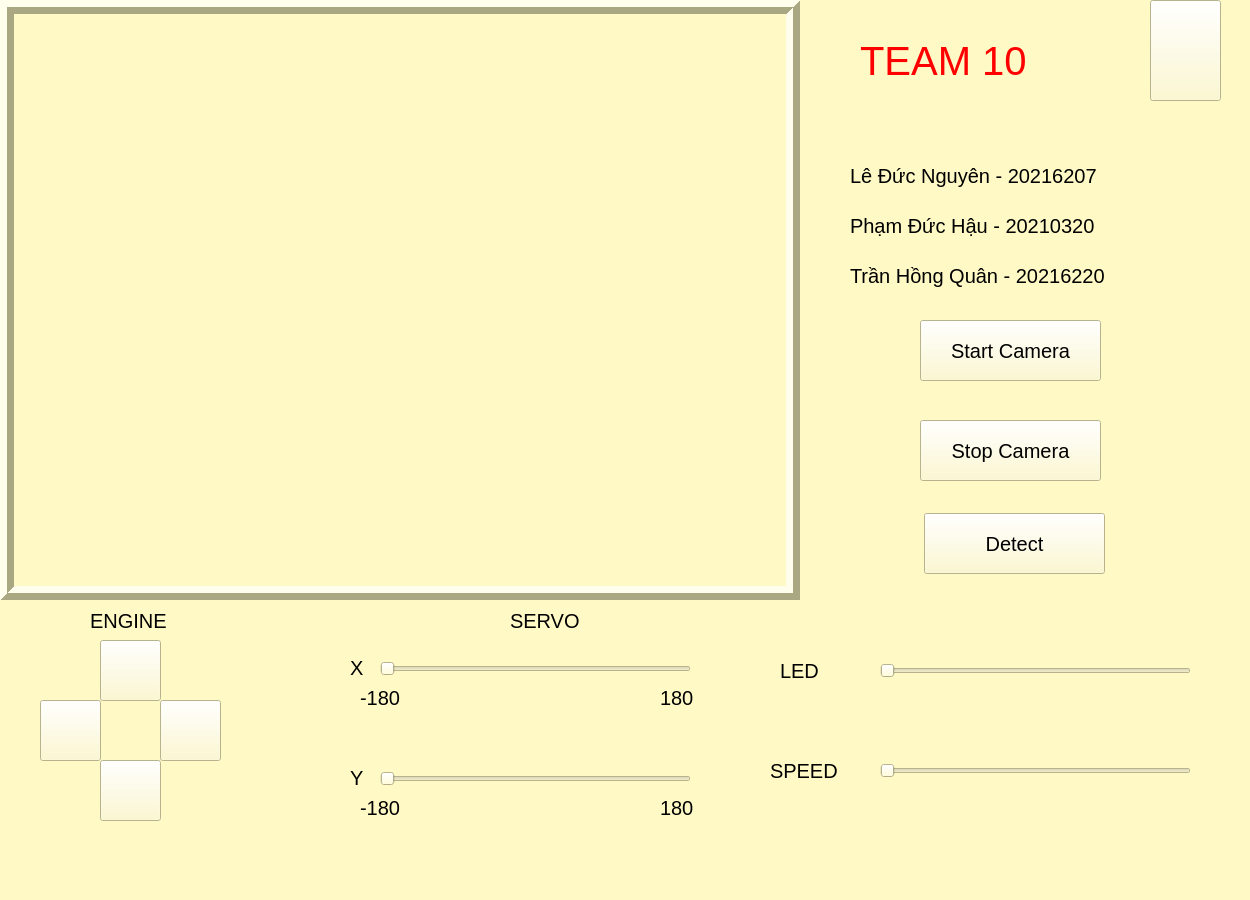
<?xml version="1.0" encoding="UTF-8"?>
<ui version="4.0">
 <class>MainWindow</class>
 <widget class="QMainWindow" name="MainWindow">
  <property name="geometry">
   <rect>
    <x>0</x>
    <y>0</y>
    <width>1250</width>
    <height>900</height>
   </rect>
  </property>
  <property name="mouseTracking">
   <bool>false</bool>
  </property>
  <property name="windowTitle">
   <string>MainWindow</string>
  </property>
  <property name="styleSheet">
   <string notr="true">background-color: rgb(255, 250, 197);</string>
  </property>
  <widget class="QWidget" name="centralwidget">
   <widget class="QLabel" name="label">
    <property name="geometry">
     <rect>
      <x>0</x>
      <y>0</y>
      <width>800</width>
      <height>600</height>
     </rect>
    </property>
    <property name="font">
     <font>
      <pointsize>15</pointsize>
     </font>
    </property>
    <property name="frameShape">
     <enum>QFrame::Shape::Box</enum>
    </property>
    <property name="frameShadow">
     <enum>QFrame::Shadow::Raised</enum>
    </property>
    <property name="lineWidth">
     <number>7</number>
    </property>
    <property name="text">
     <string/>
    </property>
   </widget>
   <widget class="QPushButton" name="engine_turn_left">
    <property name="enabled">
     <bool>true</bool>
    </property>
    <property name="geometry">
     <rect>
      <x>40</x>
      <y>700</y>
      <width>61</width>
      <height>61</height>
     </rect>
    </property>
    <property name="font">
     <font>
      <pointsize>15</pointsize>
     </font>
    </property>
    <property name="cursor">
     <cursorShape>ArrowCursor</cursorShape>
    </property>
    <property name="contextMenuPolicy">
     <enum>Qt::ContextMenuPolicy::NoContextMenu</enum>
    </property>
    <property name="text">
     <string/>
    </property>
    <property name="icon">
     <iconset>
      <normaloff>../../../../Downloads/51b9f6be-b93b-4782-9ffa-3c5341052458.png</normaloff>../../../../Downloads/51b9f6be-b93b-4782-9ffa-3c5341052458.png</iconset>
    </property>
    <property name="iconSize">
     <size>
      <width>55</width>
      <height>55</height>
     </size>
    </property>
    <property name="shortcut">
     <string/>
    </property>
    <property name="autoDefault">
     <bool>false</bool>
    </property>
    <property name="default">
     <bool>false</bool>
    </property>
    <property name="flat">
     <bool>false</bool>
    </property>
   </widget>
   <widget class="QPushButton" name="engine_forward">
    <property name="enabled">
     <bool>true</bool>
    </property>
    <property name="geometry">
     <rect>
      <x>100</x>
      <y>640</y>
      <width>61</width>
      <height>61</height>
     </rect>
    </property>
    <property name="font">
     <font>
      <pointsize>15</pointsize>
     </font>
    </property>
    <property name="cursor">
     <cursorShape>ArrowCursor</cursorShape>
    </property>
    <property name="contextMenuPolicy">
     <enum>Qt::ContextMenuPolicy::NoContextMenu</enum>
    </property>
    <property name="text">
     <string/>
    </property>
    <property name="icon">
     <iconset>
      <normaloff>../../../../Downloads/66866dd2-919b-49b9-bc85-e7a32e8a65c3.png</normaloff>../../../../Downloads/66866dd2-919b-49b9-bc85-e7a32e8a65c3.png</iconset>
    </property>
    <property name="iconSize">
     <size>
      <width>55</width>
      <height>55</height>
     </size>
    </property>
    <property name="shortcut">
     <string/>
    </property>
    <property name="autoDefault">
     <bool>false</bool>
    </property>
    <property name="default">
     <bool>false</bool>
    </property>
    <property name="flat">
     <bool>false</bool>
    </property>
   </widget>
   <widget class="QPushButton" name="engine_turn_right">
    <property name="enabled">
     <bool>true</bool>
    </property>
    <property name="geometry">
     <rect>
      <x>160</x>
      <y>700</y>
      <width>61</width>
      <height>61</height>
     </rect>
    </property>
    <property name="font">
     <font>
      <pointsize>15</pointsize>
     </font>
    </property>
    <property name="cursor">
     <cursorShape>ArrowCursor</cursorShape>
    </property>
    <property name="contextMenuPolicy">
     <enum>Qt::ContextMenuPolicy::NoContextMenu</enum>
    </property>
    <property name="text">
     <string/>
    </property>
    <property name="icon">
     <iconset>
      <normaloff>../../../../Downloads/d50b2a47-58ef-4828-ae16-8720dd43ca17.png</normaloff>../../../../Downloads/d50b2a47-58ef-4828-ae16-8720dd43ca17.png</iconset>
    </property>
    <property name="iconSize">
     <size>
      <width>55</width>
      <height>55</height>
     </size>
    </property>
    <property name="shortcut">
     <string/>
    </property>
    <property name="autoDefault">
     <bool>false</bool>
    </property>
    <property name="default">
     <bool>false</bool>
    </property>
    <property name="flat">
     <bool>false</bool>
    </property>
   </widget>
   <widget class="QPushButton" name="engine_backward">
    <property name="enabled">
     <bool>true</bool>
    </property>
    <property name="geometry">
     <rect>
      <x>100</x>
      <y>760</y>
      <width>61</width>
      <height>61</height>
     </rect>
    </property>
    <property name="font">
     <font>
      <pointsize>15</pointsize>
     </font>
    </property>
    <property name="cursor">
     <cursorShape>ArrowCursor</cursorShape>
    </property>
    <property name="contextMenuPolicy">
     <enum>Qt::ContextMenuPolicy::NoContextMenu</enum>
    </property>
    <property name="text">
     <string/>
    </property>
    <property name="icon">
     <iconset>
      <normaloff>../../../../Downloads/ce4171db-22b1-4b76-aae4-ca3870002f4b.png</normaloff>../../../../Downloads/ce4171db-22b1-4b76-aae4-ca3870002f4b.png</iconset>
    </property>
    <property name="iconSize">
     <size>
      <width>60</width>
      <height>60</height>
     </size>
    </property>
    <property name="shortcut">
     <string/>
    </property>
    <property name="autoDefault">
     <bool>false</bool>
    </property>
    <property name="default">
     <bool>false</bool>
    </property>
    <property name="flat">
     <bool>false</bool>
    </property>
   </widget>
   <widget class="QSlider" name="horizontalSlider">
    <property name="geometry">
     <rect>
      <x>880</x>
      <y>660</y>
      <width>311</width>
      <height>22</height>
     </rect>
    </property>
    <property name="font">
     <font>
      <pointsize>15</pointsize>
     </font>
    </property>
    <property name="orientation">
     <enum>Qt::Orientation::Horizontal</enum>
    </property>
   </widget>
   <widget class="QSlider" name="horizontalSlider_2">
    <property name="geometry">
     <rect>
      <x>880</x>
      <y>760</y>
      <width>311</width>
      <height>22</height>
     </rect>
    </property>
    <property name="font">
     <font>
      <pointsize>15</pointsize>
     </font>
    </property>
    <property name="orientation">
     <enum>Qt::Orientation::Horizontal</enum>
    </property>
   </widget>
   <widget class="QLabel" name="label_2">
    <property name="geometry">
     <rect>
      <x>90</x>
      <y>610</y>
      <width>121</width>
      <height>21</height>
     </rect>
    </property>
    <property name="font">
     <font>
      <pointsize>15</pointsize>
     </font>
    </property>
    <property name="text">
     <string>ENGINE</string>
    </property>
   </widget>
   <widget class="QLabel" name="label_3">
    <property name="geometry">
     <rect>
      <x>510</x>
      <y>610</y>
      <width>81</width>
      <height>21</height>
     </rect>
    </property>
    <property name="font">
     <font>
      <pointsize>15</pointsize>
     </font>
    </property>
    <property name="text">
     <string>SERVO</string>
    </property>
   </widget>
   <widget class="QLabel" name="label_4">
    <property name="geometry">
     <rect>
      <x>780</x>
      <y>660</y>
      <width>71</width>
      <height>21</height>
     </rect>
    </property>
    <property name="font">
     <font>
      <pointsize>15</pointsize>
     </font>
    </property>
    <property name="text">
     <string>LED</string>
    </property>
   </widget>
   <widget class="QLabel" name="label_5">
    <property name="geometry">
     <rect>
      <x>770</x>
      <y>760</y>
      <width>81</width>
      <height>21</height>
     </rect>
    </property>
    <property name="font">
     <font>
      <pointsize>15</pointsize>
     </font>
    </property>
    <property name="text">
     <string>SPEED</string>
    </property>
   </widget>
   <widget class="QPushButton" name="pushButton">
    <property name="geometry">
     <rect>
      <x>1150</x>
      <y>0</y>
      <width>71</width>
      <height>101</height>
     </rect>
    </property>
    <property name="font">
     <font>
      <pointsize>15</pointsize>
     </font>
    </property>
    <property name="text">
     <string/>
    </property>
    <property name="icon">
     <iconset>
      <normaloff>../../../../Downloads/1200px-Logo_Hust.png</normaloff>../../../../Downloads/1200px-Logo_Hust.png</iconset>
    </property>
    <property name="iconSize">
     <size>
      <width>100</width>
      <height>100</height>
     </size>
    </property>
   </widget>
   <widget class="QLabel" name="label_6">
    <property name="geometry">
     <rect>
      <x>860</x>
      <y>30</y>
      <width>211</width>
      <height>61</height>
     </rect>
    </property>
    <property name="font">
     <font>
      <pointsize>30</pointsize>
     </font>
    </property>
    <property name="styleSheet">
     <string notr="true">color: rgb(255, 0, 0);</string>
    </property>
    <property name="text">
     <string>TEAM 10</string>
    </property>
   </widget>
   <widget class="QPushButton" name="pushButton_2">
    <property name="geometry">
     <rect>
      <x>920</x>
      <y>320</y>
      <width>181</width>
      <height>61</height>
     </rect>
    </property>
    <property name="font">
     <font>
      <pointsize>15</pointsize>
     </font>
    </property>
    <property name="text">
     <string>Start Camera</string>
    </property>
   </widget>
   <widget class="QPushButton" name="pushButton_3">
    <property name="geometry">
     <rect>
      <x>920</x>
      <y>420</y>
      <width>181</width>
      <height>61</height>
     </rect>
    </property>
    <property name="font">
     <font>
      <pointsize>15</pointsize>
     </font>
    </property>
    <property name="text">
     <string>Stop Camera</string>
    </property>
   </widget>
   <widget class="QLabel" name="label_7">
    <property name="geometry">
     <rect>
      <x>850</x>
      <y>160</y>
      <width>331</width>
      <height>31</height>
     </rect>
    </property>
    <property name="font">
     <font>
      <pointsize>15</pointsize>
     </font>
    </property>
    <property name="text">
     <string>Lê Đức Nguyên - 20216207</string>
    </property>
   </widget>
   <widget class="QLabel" name="label_8">
    <property name="geometry">
     <rect>
      <x>850</x>
      <y>210</y>
      <width>331</width>
      <height>31</height>
     </rect>
    </property>
    <property name="font">
     <font>
      <pointsize>15</pointsize>
     </font>
    </property>
    <property name="text">
     <string>Phạm Đức Hậu - 20210320</string>
    </property>
   </widget>
   <widget class="QLabel" name="label_9">
    <property name="geometry">
     <rect>
      <x>850</x>
      <y>260</y>
      <width>331</width>
      <height>31</height>
     </rect>
    </property>
    <property name="font">
     <font>
      <pointsize>15</pointsize>
     </font>
    </property>
    <property name="text">
     <string>Trần Hồng Quân - 20216220</string>
    </property>
   </widget>
   <widget class="QSlider" name="servoXSlider">
    <property name="geometry">
     <rect>
      <x>380</x>
      <y>660</y>
      <width>311</width>
      <height>18</height>
     </rect>
    </property>
    <property name="orientation">
     <enum>Qt::Orientation::Horizontal</enum>
    </property>
   </widget>
   <widget class="QSlider" name="servoYSlider">
    <property name="geometry">
     <rect>
      <x>380</x>
      <y>770</y>
      <width>311</width>
      <height>18</height>
     </rect>
    </property>
    <property name="orientation">
     <enum>Qt::Orientation::Horizontal</enum>
    </property>
   </widget>
   <widget class="QLabel" name="label_10">
    <property name="geometry">
     <rect>
      <x>350</x>
      <y>660</y>
      <width>21</width>
      <height>16</height>
     </rect>
    </property>
    <property name="font">
     <font>
      <pointsize>15</pointsize>
     </font>
    </property>
    <property name="text">
     <string>X</string>
    </property>
   </widget>
   <widget class="QLabel" name="label_11">
    <property name="geometry">
     <rect>
      <x>350</x>
      <y>770</y>
      <width>21</width>
      <height>16</height>
     </rect>
    </property>
    <property name="font">
     <font>
      <pointsize>15</pointsize>
     </font>
    </property>
    <property name="text">
     <string>Y</string>
    </property>
   </widget>
   <widget class="QLabel" name="label_12">
    <property name="geometry">
     <rect>
      <x>360</x>
      <y>690</y>
      <width>49</width>
      <height>16</height>
     </rect>
    </property>
    <property name="font">
     <font>
      <pointsize>15</pointsize>
     </font>
    </property>
    <property name="text">
     <string>-180</string>
    </property>
   </widget>
   <widget class="QLabel" name="label_13">
    <property name="geometry">
     <rect>
      <x>660</x>
      <y>690</y>
      <width>49</width>
      <height>16</height>
     </rect>
    </property>
    <property name="font">
     <font>
      <pointsize>15</pointsize>
     </font>
    </property>
    <property name="text">
     <string>180</string>
    </property>
   </widget>
   <widget class="QLabel" name="label_14">
    <property name="geometry">
     <rect>
      <x>360</x>
      <y>800</y>
      <width>49</width>
      <height>16</height>
     </rect>
    </property>
    <property name="font">
     <font>
      <pointsize>15</pointsize>
     </font>
    </property>
    <property name="text">
     <string>-180</string>
    </property>
   </widget>
   <widget class="QLabel" name="label_15">
    <property name="geometry">
     <rect>
      <x>660</x>
      <y>800</y>
      <width>49</width>
      <height>16</height>
     </rect>
    </property>
    <property name="font">
     <font>
      <pointsize>15</pointsize>
     </font>
    </property>
    <property name="text">
     <string>180</string>
    </property>
   </widget>
   <widget class="QPushButton" name="track_btn">
    <property name="geometry">
     <rect>
      <x>924</x>
      <y>513</y>
      <width>181</width>
      <height>61</height>
     </rect>
    </property>
    <property name="font">
     <font>
      <pointsize>15</pointsize>
     </font>
    </property>
    <property name="text">
     <string>Detect</string>
    </property>
   </widget>
  </widget>
  <widget class="QMenuBar" name="menubar">
   <property name="geometry">
    <rect>
     <x>0</x>
     <y>0</y>
     <width>1250</width>
     <height>33</height>
    </rect>
   </property>
  </widget>
  <widget class="QStatusBar" name="statusbar"/>
 </widget>
 <resources/>
 <connections/>
</ui>
